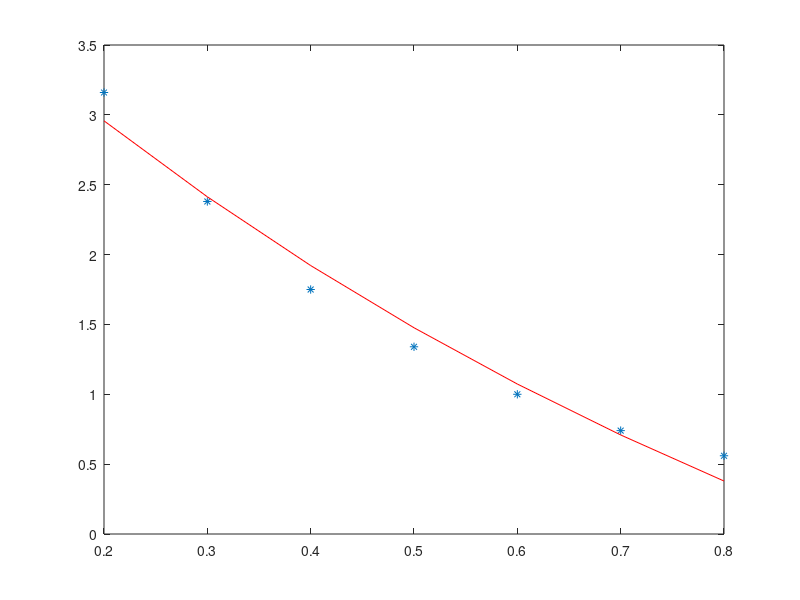

MATLAB code for this plot:
clear
clc
x = [0.2:0.1:0.8];
y = [3.16 2.38 1.75 1.34 1 0.74 0.56];
% func de base = e^(-0x) e e^(-1x) pq os pts s"ao decrescente
n = length(x);
m = 1; % grau

for i = 1:m+1
    for j = i:m+1
        a(i,j) = 0;
        for k = 1:n
            a(i,j) = a(i,j) + (exp(-(j-1)*x(k)) * exp(-(i-1)*x(k)));
        end
        a(j,i) = a(i,j);
    end
    
    b(i) = 0;
    for k = 1:n
       b(i) = b(i) + (y(k) * exp(-(i-1)*x(k))); 
    end
end

a
b
cond(a)
c = a\b'

for i = 1:n
   g(i) = 0;
   for k = 1:m+1
      g(i) = g(i) + c(k) * exp(-(k-1)*x(i));
   end
end
g


plot(x, y, '*');
hold on
plot(x, g, 'r');
